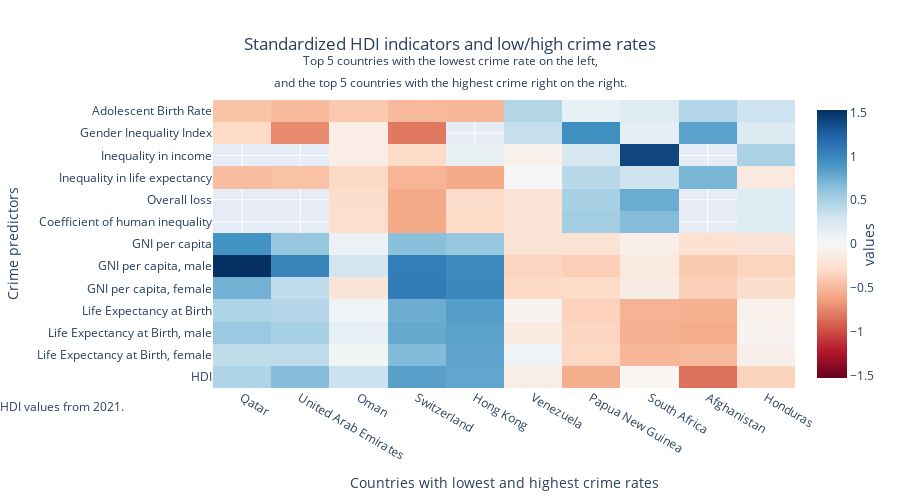

Source (notebook cell):
### Markdown cell above
## A Cross-National Comparison of Crime and the Human Development Index

### Code cell
#load datasets
crime = pd.read_csv("datasets/crime-rate-by-country-2023.csv")
HDI = pd.read_csv("datasets/Human Development Index.csv")

# index = country
crime = crime.groupby('country').first()
HDI = HDI.groupby('Country').first()

# filter data 2021
stats_2021 = [col for col in HDI.columns if '2021' in col]
HDI_2021 = HDI[stats_2021]

HC = HDI_2021.copy()
HC = HC.loc[:, [#'HDI Rank (2021)',
             'Human Development Index (2021)',
             'Life Expectancy at Birth, female (2021)',
            'Life Expectancy at Birth, male (2021)',
            'Life Expectancy at Birth (2021)',
             'Gross National Income Per Capita, female (2021)',
             'Gross National Income Per Capita, male (2021)',
            'Gross National Income Per Capita (2021)',
             'Coefficient of human inequality (2021)',
             'Overall loss (%) (2021)',
             'Inequality in life expectancy (2021)',
             'Inequality in income (2021)',
             'Gender Inequality Index (2021)',
             'Adolescent Birth Rate (births per 1,000 women ages 15-19) (2021)']]

HC.rename(columns = {'Human Development Index (2021)': 'HDI',
                     'Life Expectancy at Birth (2021)': 'Life Expectancy at Birth',
                     'Life Expectancy at Birth, male (2021)' : 'Life Expectancy at Birth, male',
                     'Life Expectancy at Birth, female (2021)' : 'Life Expectancy at Birth, female',
                    'Gross National Income Per Capita (2021)' : 'GNI per capita',
                     'Gross National Income Per Capita, male (2021)' : 'GNI per capita, male',
                      'Gross National Income Per Capita, female (2021)' : 'GNI per capita, female',
                     'Inequality-adjusted Human Development Index (2021)' : 'Inequality-adjusted HDI',
                    'Coefficient of human inequality (2021)' : 'Coefficient of human inequality',
                    'Overall loss (%) (2021)' : 'Overall loss', 'Inequality in life expectancy (2021)' : 'Inequality in life expectancy',
                    'Inequality in income (2021)' : 'Inequality in income',
                    'Gender Inequality Index (2021)' : 'Gender Inequality Index',
                    'Adolescent Birth Rate (births per 1,000 women ages 15-19) (2021)' : 'Adolescent Birth Rate'}, inplace=True)

# standardize data
HC_standardized = 2 * (HC - HC.mean()) / (HC.max() - HC.min())

HCC = crime.join(HC_standardized)
HCC = HCC.drop(columns=['rank', 'pop2023'])

low5 = HCC.nsmallest(6, 'crimeIndex')
high5 = HCC.nlargest(5, 'crimeIndex')

df = pd.concat([low5, high5])
df = df.drop("Taiwan", axis='index')

df = df.drop(columns=['crimeIndex'])

df = df.T

HDIfig = go.Figure(data=go.Heatmap(z=df.values,
                                   x=df.columns,
                                   y=df.index,
                                   colorscale='RdBu',
                                   zmid=0,
                                   colorbar=dict(title='values', titleside='right')))

# Update layout for better visualization
HDIfig.update_layout(
    title={
        'text': 'Standardized HDI indicators and low/high crime rates<br><sup>Top 5 countries with the lowest crime rate on the left,<br>and the top 5 countries with the highest crime right on the right.</sup>',
        'y':0.9,
        'x':0.5,
        'xanchor': 'center',
        'yanchor': 'top'
    },
    xaxis_title='Countries with lowest and highest crime rates',
    yaxis_title='Crime predictors',
    xaxis=dict(tickmode='array', tickvals=list(range(len(df.columns))), ticktext=df.columns),
    yaxis=dict(tickmode='array', tickvals=list(range(len(df.index))), ticktext=df.index)
)

HDIfig.update_layout(
    height=500
)

HDIfig.add_annotation(x=-0.37, y=-0.10,
                   xref="paper", yref="paper",
                   align='left',
                   xanchor='left', yanchor='bottom',
                   showarrow=False,
                   text='HDI values from 2021.'
                  )

# Show the interactive heatmap
HDIfig.show()

### Figure 1 — Plotly figure (JSON) as saved in the notebook; plotly's stock layout.template omitted (floating-point values rounded to 4 significant figures; data arrays with more than 128 entries replaced by an {"elided": "..."} marker saying what was removed)
{"data": [{"colorbar": {"title": {"side": "right", "text": "values"}}, "colorscale": [[0.0, "rgb(103,0,31)"], [0.1, "rgb(178,24,43)"], [0.2, "rgb(214,96,77)"], [0.3, "rgb(244,165,130)"], [0.4, "rgb(253,219,199)"], [0.5, "rgb(247,247,247)"], [0.6, "rgb(209,229,240)"], [0.7, "rgb(146,197,222)"], [0.8, "rgb(67,147,195)"], [0.9, "rgb(33,102,172)"], [1.0, "rgb(5,48,97)"]], "type": "heatmap", "x": ["Qatar", "United Arab Emirates", "Oman", "Switzerland", "Hong Kong", "Venezuela", "Papua New Guinea", "South Africa", "Afghanistan", "Honduras"], "y": ["HDI", "Life Expectancy at Birth, female", "Life Expectancy at Birth, male", "Life Expectancy at Birth", "GNI per capita, female", "GNI per capita, male", "GNI per capita", "Coefficient of human inequality", "Overall loss", "Inequality in life expectancy", "Inequality in income", "Gender Inequality Index", "Adolescent Birth Rate"], "z": {"elided": "13x10 float values"}, "zmid": 0}], "layout": {"annotations": [{"align": "left", "showarrow": false, "text": "HDI values from 2021.", "x": -0.37, "xanchor": "left", "xref": "paper", "y": -0.1, "yanchor": "bottom", "yref": "paper"}], "height": 500, "title": {"text": "Standardized HDI indicators and low/high crime rates<br><sup>Top 5 countries with the lowest crime rate on the left,<br>and the top 5 countries with the highest crime right on the right.</sup>", "x": 0.5, "xanchor": "center", "y": 0.9, "yanchor": "top"}, "xaxis": {"tickmode": "array", "ticktext": ["Qatar", "United Arab Emirates", "Oman", "Switzerland", "Hong Kong", "Venezuela", "Papua New Guinea", "South Africa", "Afghanistan", "Honduras"], "tickvals": [0, 1, 2, 3, 4, 5, 6, 7, 8, 9], "title": {"text": "Countries with lowest and highest crime rates"}}, "yaxis": {"tickmode": "array", "ticktext": ["HDI", "Life Expectancy at Birth, female", "Life Expectancy at Birth, male", "Life Expectancy at Birth", "GNI per capita, female", "GNI per capita, male", "GNI per capita", "Coefficient of human inequality", "Overall loss", "Inequality in life expectancy", "Inequality in income", "Gender Inequality Index", "Adolescent Birth Rate"], "tickvals": [0, 1, 2, 3, 4, 5, 6, 7, 8, 9, 10, 11, 12], "title": {"text": "Crime predictors"}}}}
